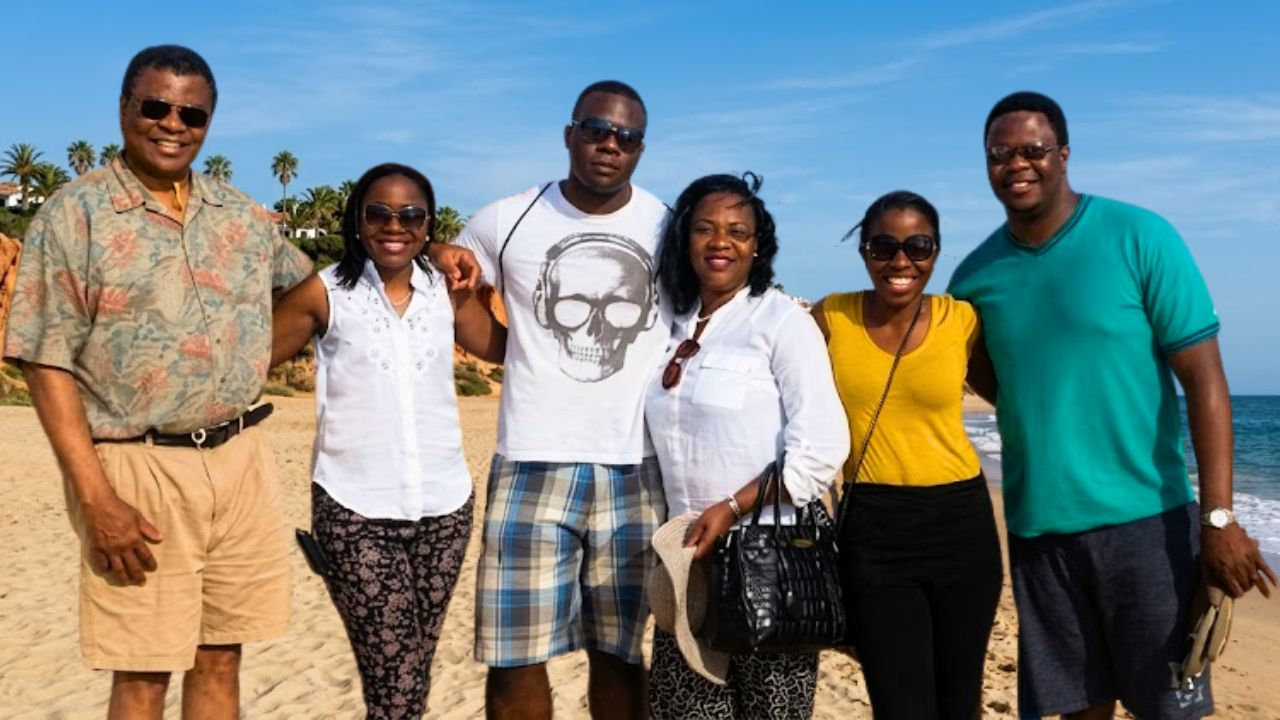
#> input picture bio/images/1.1.jpg, 1280 x 720 px; its folder holds 4 pictures in this run
$ python coverage_check.py ../bio/images/1.1.jpg
#> lines starting #> are read from the running program, lines starting #| are printed output that depends on the picture
#!/usr/bin/env python3
"""Check a directory of client-supplied images against what the site holds.

Answers one question honestly: which images in this source are NOT on the site?

This exists because on 4 August 2026 we told the client five photographs "were
not in the archive" after searching one folder out of six. Run this against
every source before making any claim about what the client has supplied, and
record the result in SOURCES.md.

Usage:
    python3 tools/coverage_check.py <source_dir> [more_dirs...]
"""

import sys
from pathlib import Path

from PIL import Image, ImageOps

SITE = Path("bio/images")
EXTS = {".jpg", ".jpeg", ".png", ".heic", ".heif", ".webp"}
NEAR = 6  # hamming distance treated as the same photograph


def ahash(path):
    try:
        import pillow_heif
        pillow_heif.register_heif_opener()
#> (this line was passed over: pillow_heif is not available in this run)
    except ImportError:
        pass
    img = ImageOps.exif_transpose(Image.open(path)).convert("L")
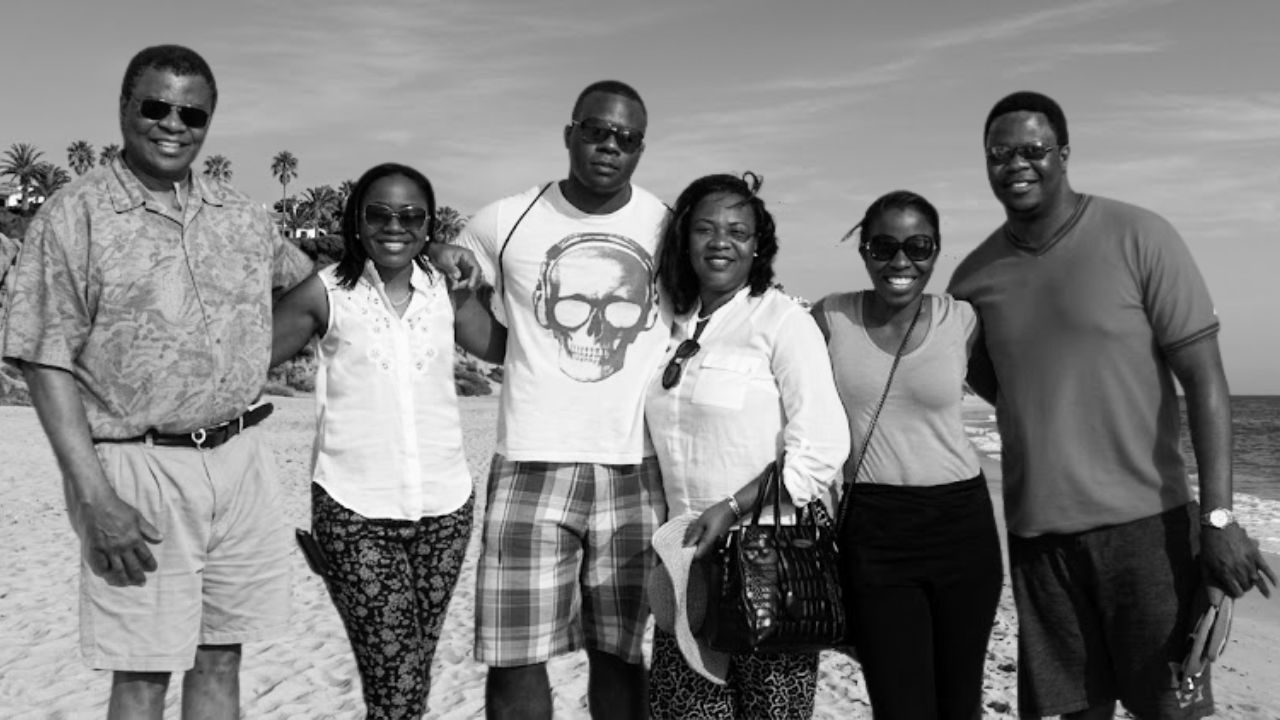
#> img: PIL image 1280x720 L; min 0, max 255, mean 129.9
    img = img.resize((8, 8), Image.Resampling.LANCZOS)
    px = list(img.tobytes())
#> px = 64 values, max 234 at index 36, min 0 at index 53, mean 129.2
    avg = sum(px) / len(px)
#> avg = 129.2
    return "".join("1" if p > avg else "0" for p in px)


def dist(a, b):
    return sum(1 for x, y in zip(a, b) if x != y)


def load(directory):
    out = {}
    for p in sorted(Path(directory).rglob("*")):
        if p.is_file() and p.suffix.lower() in EXTS:
            try:
                out[p] = ahash(p)
            except Exception as exc:
                print(f"  ! could not read {p.name}: {exc}")
#> pass 2 of the loop in load, `for p in sorted(Path(directory).rglob("*")):`:
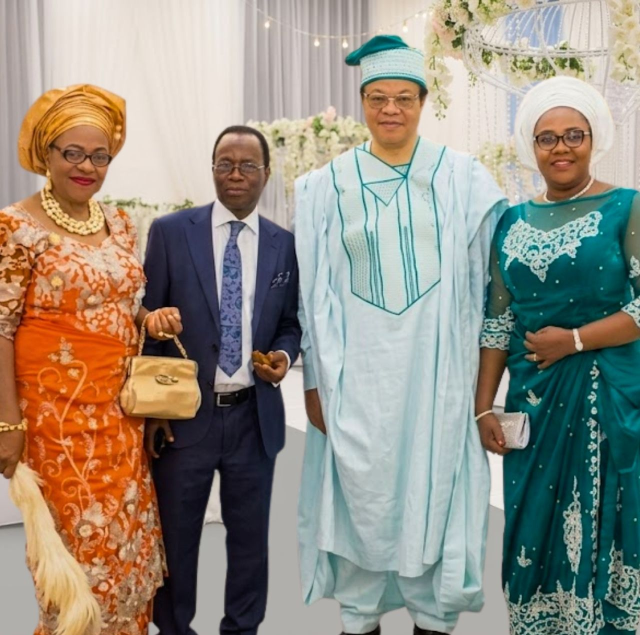
#> input picture bio/images/1.2.jpg, 1280 x 1270 px (shown at 1/2 size)
#> in ahash (call 2), `img = ImageOps.exif_transpose(Image.open(path)).convert("L")`:
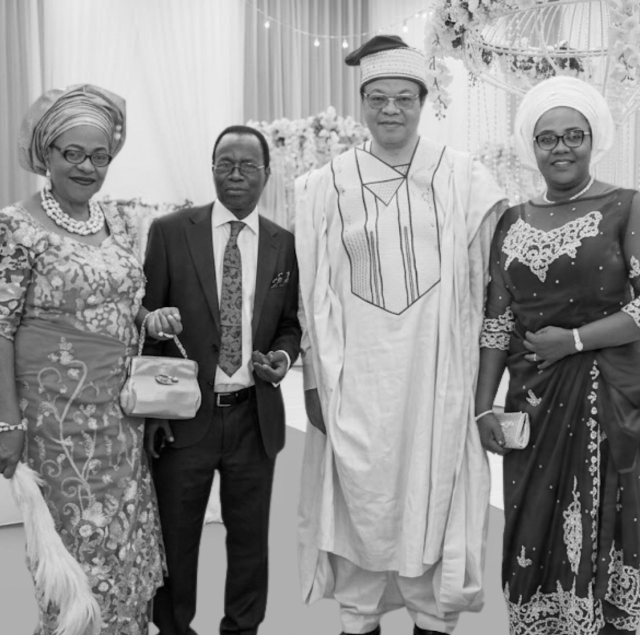
#> img: PIL image 1280x1270 L (shown at 1/2 size); min 0, max 253, mean 143.9
#> px = 64 values, max 231 at index 1, min 37 at index 42, mean 143.7
#> avg = 143.7
    return out


def main(dirs):
    site = load(SITE)
#> site = 4 items
    print(f"Site holds {len(site)} images\n")
#| Site holds 4 images

    total_missing = 0
    for d in dirs:
        src = load(d)
        print(f"{d}: {len(src)} images")
        missing = []
        for path, h in src.items():
            if not any(dist(h, sh) <= NEAR for sh in site.values()):
                missing.append(path.name)
#> after the loop, missing = []
        if missing:
            total_missing += len(missing)
            print(f"  NOT ON SITE ({len(missing)}):")
            for name in missing:
                print(f"    - {name}")
        else:
            print("  all present on site")
        print()

    if total_missing:
        print(f"{total_missing} supplied image(s) are not on the site.")
        print("Do not claim anything is 'not supplied' until these are reviewed.")
        return 1
    print("Every image in the checked sources appears on the site.")
    return 0


if __name__ == "__main__":
    if len(sys.argv) < 2:
        print(__doc__)
        sys.exit(2)
    sys.exit(main(sys.argv[1:]))
#> (the program exits here)
